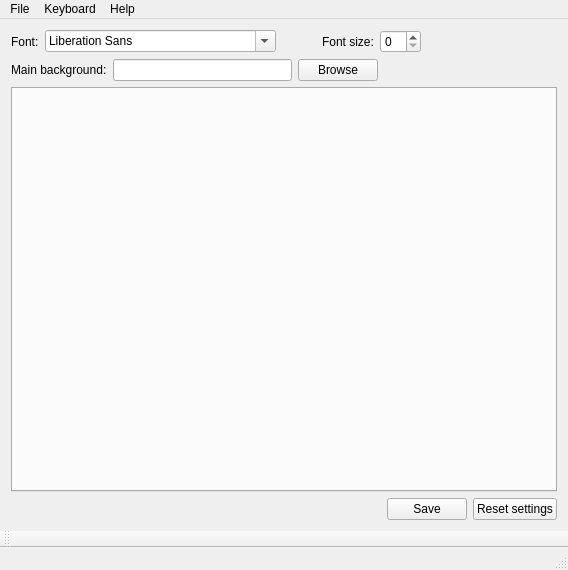
<?xml version="1.0" encoding="UTF-8"?>
<ui version="4.0">
 <class>MainWindow</class>
 <widget class="QMainWindow" name="MainWindow">
  <property name="geometry">
   <rect>
    <x>0</x>
    <y>0</y>
    <width>568</width>
    <height>570</height>
   </rect>
  </property>
  <property name="windowTitle">
   <string>MainWindow</string>
  </property>
  <widget class="QWidget" name="centralWidget">
   <layout class="QGridLayout" name="gridLayout">
    <item row="0" column="0">
     <layout class="QVBoxLayout" name="verticalLayout">
      <item>
       <layout class="QHBoxLayout" name="horizontalLayout">
        <item>
         <widget class="QLabel" name="label">
          <property name="text">
           <string>Font:</string>
          </property>
         </widget>
        </item>
        <item>
         <widget class="QFontComboBox" name="fontComboBox"/>
        </item>
        <item>
         <spacer name="horizontalSpacer">
          <property name="orientation">
           <enum>Qt::Horizontal</enum>
          </property>
          <property name="sizeType">
           <enum>QSizePolicy::Fixed</enum>
          </property>
          <property name="sizeHint" stdset="0">
           <size>
            <width>40</width>
            <height>20</height>
           </size>
          </property>
         </spacer>
        </item>
        <item>
         <widget class="QLabel" name="label_2">
          <property name="text">
           <string>Font size:</string>
          </property>
         </widget>
        </item>
        <item>
         <widget class="QSpinBox" name="spinBox"/>
        </item>
        <item>
         <spacer name="horizontalSpacer_4">
          <property name="orientation">
           <enum>Qt::Horizontal</enum>
          </property>
          <property name="sizeHint" stdset="0">
           <size>
            <width>40</width>
            <height>20</height>
           </size>
          </property>
         </spacer>
        </item>
       </layout>
      </item>
      <item>
       <layout class="QHBoxLayout" name="horizontalLayout_2">
        <item>
         <widget class="QLabel" name="label_3">
          <property name="text">
           <string>Main background:</string>
          </property>
         </widget>
        </item>
        <item>
         <widget class="QLineEdit" name="lineEdit"/>
        </item>
        <item>
         <widget class="QPushButton" name="pushButton">
          <property name="text">
           <string>Browse</string>
          </property>
         </widget>
        </item>
        <item>
         <spacer name="horizontalSpacer_2">
          <property name="orientation">
           <enum>Qt::Horizontal</enum>
          </property>
          <property name="sizeHint" stdset="0">
           <size>
            <width>40</width>
            <height>20</height>
           </size>
          </property>
         </spacer>
        </item>
       </layout>
      </item>
      <item>
       <widget class="QTabWidget" name="tabWidget">
        <property name="currentIndex">
         <number>-1</number>
        </property>
        <property name="tabsClosable">
         <bool>false</bool>
        </property>
        <property name="movable">
         <bool>true</bool>
        </property>
       </widget>
      </item>
      <item>
       <layout class="QHBoxLayout" name="horizontalLayout_3">
        <item>
         <spacer name="horizontalSpacer_3">
          <property name="orientation">
           <enum>Qt::Horizontal</enum>
          </property>
          <property name="sizeHint" stdset="0">
           <size>
            <width>40</width>
            <height>20</height>
           </size>
          </property>
         </spacer>
        </item>
        <item>
         <widget class="QPushButton" name="pushButton_2">
          <property name="text">
           <string>Save</string>
          </property>
         </widget>
        </item>
        <item>
         <widget class="QPushButton" name="pushButton_3">
          <property name="text">
           <string>Reset settings</string>
          </property>
         </widget>
        </item>
       </layout>
      </item>
     </layout>
    </item>
   </layout>
  </widget>
  <widget class="QMenuBar" name="menuBar">
   <property name="geometry">
    <rect>
     <x>0</x>
     <y>0</y>
     <width>568</width>
     <height>21</height>
    </rect>
   </property>
   <widget class="QMenu" name="menuFile">
    <property name="title">
     <string>File</string>
    </property>
    <addaction name="actionSave"/>
    <addaction name="actionLoad_default_settings"/>
    <addaction name="actionExit"/>
   </widget>
   <widget class="QMenu" name="menuHelp">
    <property name="title">
     <string>Help</string>
    </property>
    <addaction name="actionAbout"/>
    <addaction name="actionReport_issue"/>
    <addaction name="actionHelp"/>
   </widget>
   <widget class="QMenu" name="menuKeyboard">
    <property name="title">
     <string>Keyboard</string>
    </property>
    <addaction name="actionMonochrome"/>
    <addaction name="actionColor"/>
   </widget>
   <addaction name="menuFile"/>
   <addaction name="menuKeyboard"/>
   <addaction name="menuHelp"/>
  </widget>
  <widget class="QToolBar" name="mainToolBar">
   <attribute name="toolBarArea">
    <enum>BottomToolBarArea</enum>
   </attribute>
   <attribute name="toolBarBreak">
    <bool>false</bool>
   </attribute>
  </widget>
  <widget class="QStatusBar" name="statusBar"/>
  <action name="actionMonochrome">
   <property name="checkable">
    <bool>true</bool>
   </property>
   <property name="text">
    <string>Monochrome</string>
   </property>
  </action>
  <action name="actionColor">
   <property name="checkable">
    <bool>true</bool>
   </property>
   <property name="text">
    <string>Color</string>
   </property>
  </action>
  <action name="actionExit">
   <property name="text">
    <string>Exit</string>
   </property>
  </action>
  <action name="actionSave">
   <property name="text">
    <string>Save</string>
   </property>
  </action>
  <action name="actionBackup_settings">
   <property name="text">
    <string>Backup settings</string>
   </property>
  </action>
  <action name="actionAbout">
   <property name="text">
    <string>About</string>
   </property>
  </action>
  <action name="actionHelp">
   <property name="text">
    <string>Help</string>
   </property>
  </action>
  <action name="actionReport_issue">
   <property name="text">
    <string>Report issue</string>
   </property>
  </action>
  <action name="actionLoad_default_settings">
   <property name="text">
    <string>Load default settings</string>
   </property>
  </action>
 </widget>
 <layoutdefault spacing="6" margin="11"/>
 <resources/>
 <connections/>
</ui>
